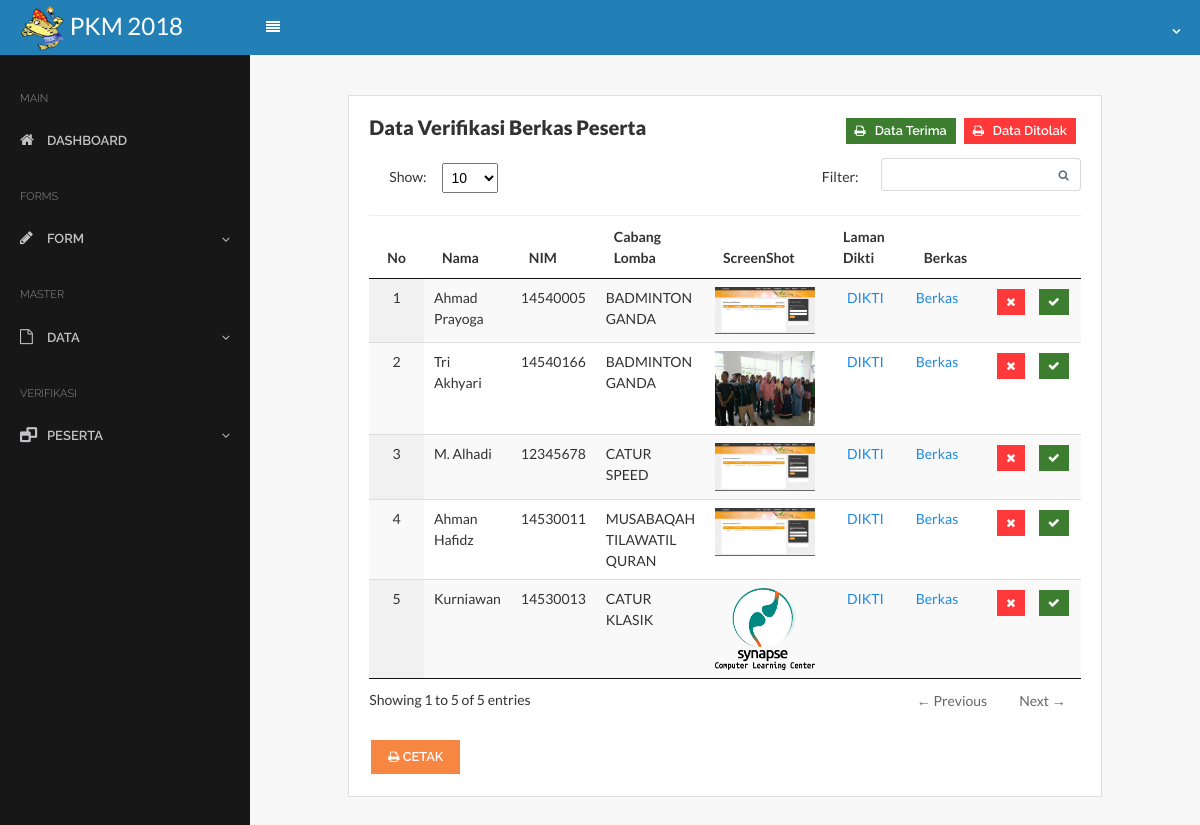
The page /_adm/verifikasi_peserta.php (signed in) on the database its author committed.
### tables this page shows
CREATE TABLE `kontingen` (
  `id_kontingen` int(7) NOT NULL,
  `id_cablom` varchar(6) NOT NULL,
  `nm_kontingen` varchar(50) NOT NULL,
  `nim` varchar(10) NOT NULL,
  `no_hp` varchar(13) NOT NULL,
  `jenis_kelamin` varchar(9) NOT NULL,
  `jurusan` varchar(20) NOT NULL,
  `tgl` date NOT NULL,
  `status` set('TRUE','FALSE') NOT NULL
);

CREATE TABLE `cabang_lomba` (
  `id_cablom` varchar(6) NOT NULL,
  `id_ptki` varchar(6) NOT NULL,
  `nm_lomba` varchar(31) NOT NULL,
  `peserta_lomba` varchar(5) NOT NULL
);

CREATE TABLE `berkas` (
  `id_kontingen` int(7) NOT NULL,
  `foto` varchar(100) NOT NULL,
  `file_data` varchar(100) NOT NULL,
  `ss` varchar(100) NOT NULL
);

### _adm/verifikasi_peserta.php (the view, shortened to what this page needs)
<?php
    require_once("../koneksi.php");
    if (isset($_SESSION['username'])){
?>
<!DOCTYPE HTML>
<html>
<head>
    <link rel="stylesheet" href="../css/tmp/bootstrap.css">
    <link rel="stylesheet" href="../css/tmp/core.css">
    <link rel="stylesheet" href="../css/tmp/components.css">
    <link rel="stylesheet" href="../icons/styles.min.css">
    <link rel="stylesheet" href="../css/tmp/jquery.dataTables.min.css">
</head>
<body>
    <nav class="navbar navbar-toggleable-md">
        <a class="navbar-brand logo" href="#">
            <h4 class="logos" style="color: white;">
                <img src="../img/logoPKM.png" alt="logo PKM" width="45" height="45">  PKM 2018
            </h4>
        </a>
        <div class="collapse navbar-collapse" id="navbarNav">
            <button class="sidebar-toggle btn btn-flat" id="toggle-sidebar-desktop">
                <span>
                    <i class="fa fa-align-justify"></i>
                </span>
            </button>
            <ul class="navbar-nav ml-auto">
                <li class="nav-item dropdown">
                    <a class="nav-link dropdown-toggle dropdown-has-after" href="#" id="navbarDropdownMenuLink" data-toggle="dropdown" aria-haspopup="true"
                        aria-expanded="false">
                    </a>
                </li>
            </ul>
        </div>
    </nav>
    <div class="page-container">
        <div class="page-content">
            <div id="sidebar-main" class="sidebar sidebar-default">
                <div class="sidebar-content">
                    <?php include_once 'menu.php'; ?>
                </div>
            </div>
            <div class="content-wrapper">
                <div class="content">
                    <div class="row">
                        <div class="col-md-1"></div>
                        <div class="col-md-10">
                            <div class="card">
                                <div class="card-block">
                                    <h5 class="text-bold card-title">
                                       <div class="row no-gutters">
                                            <div class="col-sm-8">Data Verifikasi Berkas Peserta</div>
                                            <div class="col-sm-4">
                                                <a href="peserta_diterima.php" target="_blank" class="btn btn-success btn-sm" style="text-decoration: none; color: white"><i class="fa fa-print position-left"></i>Data Terima</a>
                                                <a href="peserta_ditolak.php" target="_blank" class="btn btn-danger btn-sm" style="text-decoration: none; color: white"><i class="fa fa-print position-left"></i>Data Ditolak</a>
                                            </div>
                                        </div>
                                    </h5>
                                    <form method="POST" action="cetak_official.php" target="_Blank">
                                        <table class="display datatable-pagination table table-stripped" cellspacing="0" width="100%">
                                            <thead>
                                                <tr>
                                                    <th>No</th>
                                                    <th>Nama</th>
                                                    <th>NIM</th>
                                                    <th>Cabang Lomba</th>
                                                    <th>ScreenShot</th>
                                                    <th>Laman Dikti</th>
                                                    <th>Berkas</th>
                                                    <th></th>
                                                    <th></th>
                                                </tr>
                                            </thead>
                                            <tbody>
                                            <?php
                                                $query = mysqli_query($koneksi,"SELECT kontingen.`id_kontingen`,kontingen.`nm_kontingen`,kontingen.`nim`,cabang_lomba.`nm_lomba`,berkas.`ss`,berkas.`file_data` FROM kontingen JOIN cabang_lomba ON kontingen.`id_cablom` = cabang_lomba.`id_cablom`JOIN berkas ON kontingen.`id_kontingen` = berkas.`id_kontingen` WHERE kontingen.`status` = ''");
                                                $no = 1;
                                                    while ($data = mysqli_fetch_array($query)) {
                                                    $id = $data['id_kontingen'];
                                            ?>
                                                <tr>
                                                    <td align="center"><?php echo $no++; ?></td>
                                                    <td><?php echo $data['nm_kontingen']; ?></td>
                                                    <td><?php echo $data['nim']; ?></td>
                                                    <td><?php echo $data['nm_lomba']; ?></td>
                                                    <td><img src="<?php echo '../ptki/'.$data['ss']; ?>" data-id="<?php echo "$id"; ?>" data-toggle="modal" data-target="#myModal" alt="<?php echo $data['ss']; ?>" width="100" hight="100"></td>
                                                    <td align="center"><a href="https://forlap.ristekdikti.go.id/mahasiswa" target="_blank">DIKTI</a></td>
                                                    <td align="left"><a href="<?php echo '../ptki/'.$data['file_data']; ?>" target="_blank">Berkas</a></td>
                                                    <td><a data-id="<?php echo "$id"; ?>" class="btn btn-sm btn-danger" data-toggle="modal" data-target="#tolak"><i class="fa fa-times" data-toggle="tooltip" data-placement="left" title="Tidak Terima" style="color: white"></i></a></td>
                                                    <td style="padding-left: 0px;"><a data-id="<?php echo "$id"; ?>" class="btn btn-sm btn-success" data-toggle="modal" data-target="#terima"><i class="fa fa-check" data-toggle="tooltip" data-placement="right" title="Di Terima" style="color: white"></i></a></td>
                                                </tr>
                                            <?php } ?>
                                            </tbody>
                                        </table>
                                        <button type="submit" class="btn btn-warning"><i class="fa fa-print"></i> CETAK</button>
                                    </form>
                                </div>
                            </div>
                        </div>
                    </div>
                </div>
            </div>
        </div>
    </div>
</body>
</html>
<?php
  } else {
        header("location: login.php");
    }
?>

### _adm/menu.php (shortened to what this page needs)
<ul class="navigation">
                        <li class="navigation-header">
                            <span>Main</span>
                        </li>
                        <li>
                            <a href="index.php"><i class="fa fa-home"></i> <span>Dashboard</span></a>
                        </li>
                        <li class="navigation-header">
                            <span>Forms</span>
                        </li>
                        <li>
                            <a href="index.html"><i class="fa fa-pencil"></i> <span>Form</span></a>
                        </li>
                        <li class="navigation-header">
                            <span>Master</span>
                        </li>
                        <li>
                            <a href="index.html"><i class="fa fa-file-o"></i> <span>Data</span></a>
                        </li>
                        <li class="navigation-header">
                            <span>Verifikasi</span>
                        </li>
                        <li>
                            <a href="index.html"><i class="fa fa-window-restore"></i> <span>Peserta</span></a>
                        </li>
                    </ul>

### css/tmp/core.css (style rules this page uses)
.btn { position: relative; margin: 2px; font-weight: bold; position: relative; font-size: 0.8rem; margin: 2px; font-weight: 600; font-family: 'Raleway', sans-serif; }
.btn > i { font-size: 12px; }
body, input, textarea, button { font-family: "Lato", sans-serif; }
.navbar { margin-bottom: 0; border-width: 1px 0; padding: 0; background-color: #2380B6; color: #fff; }
@media (min-width: 992px) { .navbar { padding-right: 20px; } }
.navbar > .navbar-brand { display: block; float: left; height: 50px; line-height: 36px; padding-left: 20px; min-width: 250px; margin-right: 0; }
.navbar .nav-link { color: #fff; padding: 1.2em 1em; font-size: 0.875rem; }
.navbar .navbar-nav .nav-item { font-weight: 600; font-family: "Raleway", sans-serif; }
.navbar .navbar-nav .nav-item > .nav-link { font-weight: 800; }
.dropdown-toggle { font-style: normal; font-weight: normal; text-align: center; }
.dropdown-toggle:after { content: '\f107'; font-family: 'FontAwesome'; display: inline-block; font-size: 13px; line-height: 1; -webkit-font-smoothing: antialiased; -moz-osx-font-smoothing: grayscale; border: none; width: 0; height: 0; margin-left: 0.3em; vertical-align: middle; margin-top: -7px; }
.card { margin-bottom: 20px; margin-top: 20px; color: #333; border-radius: 0; }

### css/tmp/components.css (style rules this page uses)
html, body { width: 100%; height: 100%; }
body { font-family: "Lato", sans-serif; font-size: 0.875rem !important; background-color: #f7f7f7; }
.page-container { position: relative; }
@media (min-width: 768px) { .page-container { display: table; table-layout: fixed; height: 100%; width: 100%; } }
@media (min-width: 768px) { .page-content { display: table-row; } }
.content { padding: 20px 20px; }
.content:after { content: ''; display: table; clear: both; }
.content-wrapper { padding-bottom: 1.33333; width: 100%; }
@media (min-width: 768px) { .content-wrapper { display: table-cell; vertical-align: top; } }
.sidebar { font-family: 'Raleway', sans-serif; font-size: 0.35rem; font-weight: 600; position: relative; background-color: #181717; color: #c3c3c5; }
@media (min-width: 768px) { .sidebar { display: table-cell; vertical-align: top; width: 250px; } }
.sidebar-default { z-index: 99; }
.sidebar .navigation { margin: 0; padding: 10px 0; list-style: none; position: relative; }
.sidebar .navigation > li { position: relative; }
.sidebar .navigation > li + li { margin-top: 1px; }
.sidebar .navigation > li > a { display: block; color: #c3c3c5; font-size: 13px; text-transform: uppercase; }
.sidebar .navigation > li > a > i { float: left; top: 11px; position: absolute; margin-top: 2px; margin-right: 15px; font-size: 15px; }
.sidebar .navigation > li > a > span { margin-left: 27px; }
.sidebar .navigation > li > .has-ul { position: relative; padding-right: 33px; }
.sidebar .navigation > li > .has-ul:after { content: "\f107"; display: inline-block; font: normal normal normal 14px/1 FontAwesome; text-rendering: auto; -webkit-font-smoothing: antialiased; -moz-osx-font-smoothing: grayscale; font-size: 13px; display: block; position: absolute; top: 50%; margin-top: -6.5px; right: 20px; line-height: 1; -webkit-transform: rotate(0deg); -ms-transform: rotate(0deg); -o-transform: rotate(0deg); transform: rotate(0deg); transition: -webkit-transform 0.2s ease-in-out; }
.sidebar .navigation > li a { padding: 12px 20px; min-height: 44px; }
.sidebar .navigation .navigation-header { padding: 10px 20px; border-bottom: 0; text-transform: uppercase; font-size: 0.688rem; line-height: 1.66667; margin-top: 10px; opacity: 0.7; font-weight: 300; }
.sidebar .navigation .navigation-header > span { display: block; margin-top: 0.312rem; width: 250px; }
.sidebar-toggle { background-color: inherit; color: #fff; font-size: 0.875rem; margin: 0; padding: 15px 15px; outline: 0; }
.position-left { margin-right: 9px; }
.text-bold { font-weight: 800; }
table.dataTable thead th, table.dataTable thead td { border-bottom: 1px solid #eeeeef; }
table.dataTable thead .sorting { background-image: url("../../lib/img/sort_both.png"); }
table.dataTable thead .sorting_asc { background-image: url("../../lib/img/sort_asc.png"); }

### _adm/css_admin/style.css (style rules this page uses)
.logos { margin-right: 0px; margin-top: 0px; padding-top: 8px; color: white; }

### rows shown on the page
kontingen: nm_kontingen "Ahmad Prayoga", nim "14540005", id_cablom.nm_lomba "BADMINTON GANDA", berkas.ss (picture)
kontingen: nm_kontingen "Tri Akhyari", nim "14540166", id_cablom.nm_lomba "BADMINTON GANDA", berkas.ss (picture)
kontingen: nm_kontingen "M. Alhadi", nim "12345678", id_cablom.nm_lomba "CATUR SPEED", berkas.ss (picture)
kontingen: nm_kontingen "Ahman Hafidz", nim "14530011", id_cablom.nm_lomba "MUSABAQAH TILAWATIL QURAN", berkas.ss (picture)
kontingen: nm_kontingen "Kurniawan", nim "14530013", id_cablom.nm_lomba "CATUR KLASIK", berkas.ss (picture)
